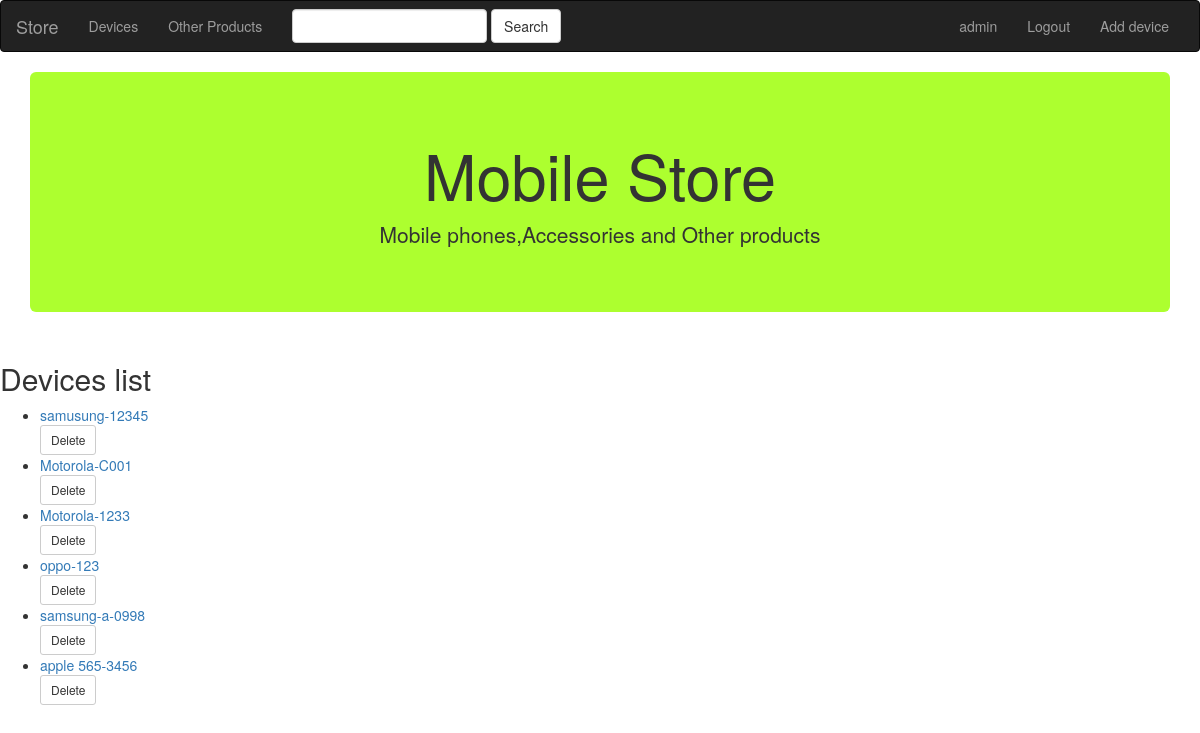
The page /mobiles/ (signed in) on the database its author committed.
### mobiles/models.py (models this page shows, shortened)
class Devices(models.Model):
    device_name = models.CharField(max_length=200)
    device_model = models.CharField(max_length=100)

### mobiles/views.py (the view)
def index(request):
    all_devices=Devices.objects.all()
    context={'all_devices': all_devices}
    return render(request,'mobiles/index.html',context)

### mobiles/templates/mobiles/index.html (shortened to what this page needs)
<!DOCTYPE html>
<html lang="en">
<head>
    {% load staticfiles %}
    <link rel="stylesheet" href="https://maxcdn.bootstrapcdn.com/bootstrap/3.3.6/css/bootstrap.min.css">
</head>
<body>
<nav class="navbar navbar-inverse">
    <div class="container-fluid">
        <div class="navbar-header">
            <a class="navbar-brand" href="{% url 'mobiles:index' %}">Store</a>
        </div>
        <div class="collapse navbar-collapse" id="topNavBar">
            <ul class="nav navbar-nav">
                <li class="{% block albums_active %}{% endblock %}"><a href="{% url 'mobiles:index' %}">Devices</a></li>
                <li class="{% block songs_active %}{% endblock %}"><a href="#">Other Products</a></li>
            </ul>
            <form class="navbar-form navbar-left" role="search" method="get" action="{% url 'mobiles:index' %}">
                <div class="form-group">
                    <input type="text" class="form-control" name="q" value="{{ request.GET.q }}">
                </div>
                <button type="submit" class="btn btn-default">Search</button>
            </form>
            <ul class="nav navbar-nav navbar-right">
                <li>{% if user.is_authenticated %}
                 <li class="nav-item"><a href="#">{{ user.get_username }}</a></li>
     <li class="nav-item">
         <a href="{% url 'mobiles:logout_user'%}?next={{request.path}}">Logout</a>
     </li>
                 <li class="nav-item">
         <a href="{% url 'mobiles:deviceadd'%}">Add device</a>
     </li>
   {% endif %}
                </li>
            </ul>
        </div>
    </div>
</nav>
{% block body %}
 <div class="container">
<div class="jumbotron text-center" style="background-color:greenyellow">
    <h1 style="text-blink: 02"> Mobile Store</h1>
    <p>Mobile phones,Accessories and Other products</p>
</div>
</div>
<h2>Devices list</h2>
<ul>
    {% for device in all_devices %}
    <li><a href="{% url 'mobiles:details' device.id%}">{{ device.device_name}}-{{ device.device_model}}</a></li>
    {% if user.is_authenticated %}
    <form action="{% url 'mobiles:devicedelete' device.id %}" method="post" style="display: inline;">
                                <button type="submit" class="btn btn-default btn-sm">
                                   Delete</button>
</form>
    {% endif %}
    {% endfor %}
</ul>
{% endblock %}
</body>
</html>

### rows shown on the page
Devices: device_name "samusung", device_model "12345"
Devices: device_name "Motorola", device_model "C001"
Devices: device_name "Motorola", device_model "1233"
Devices: device_name "oppo", device_model "123"
Devices: device_name "samsung", device_model "a-0998"
Devices: device_name "apple 565", device_model "3456"

### other values the page prints
{{ user.get_username }} "admin"
